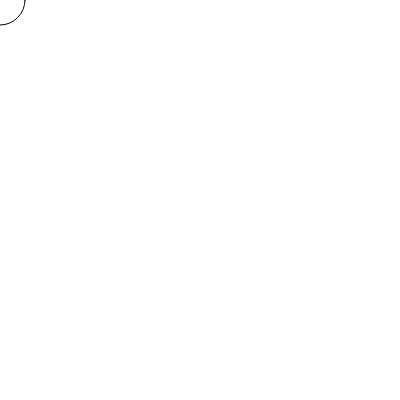
Frame 1 (no input)
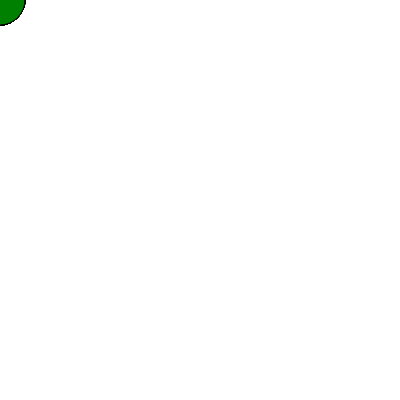
Frame 60 (no input)
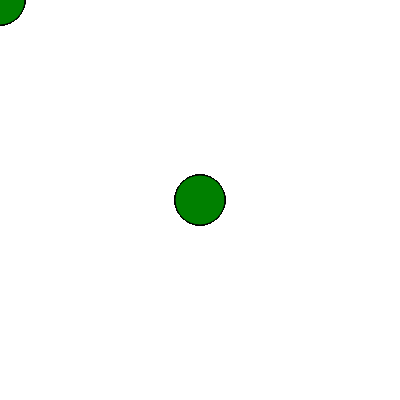
Frame 120 (the mouse pressed at the canvas centre since frame 60)

The p5.js sketch that drew these frames (run headless with seeded random() and noise() and a simulated clock; from frame 60 on, the mouse is pressed at the canvas centre):

// p5.js sketch
// ── sketch.js
var radius = 50;

function setup() {
  createCanvas( 400, 400 );
}

function draw() {
  ellipse( mouseX, mouseY, radius, radius );
  fill('green')
}
